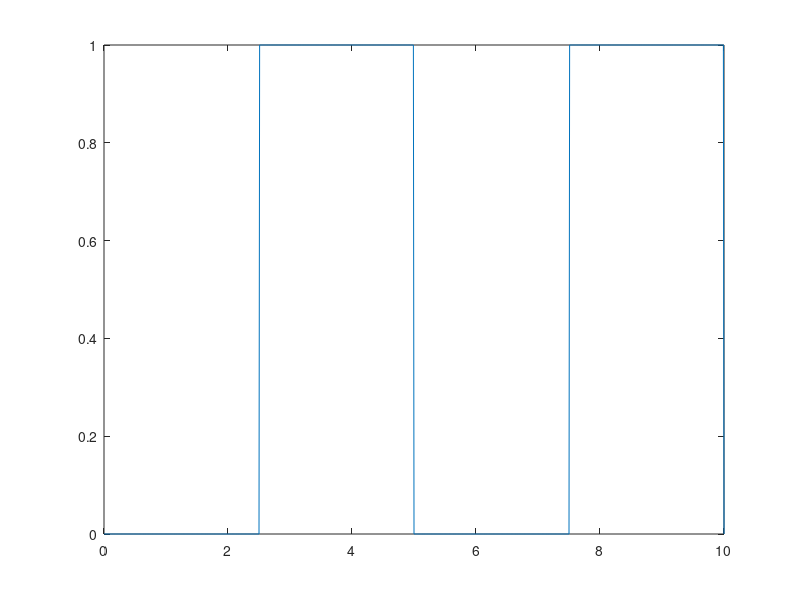

Source code (MATLAB): (Note: this script raises an error after producing the figure.)
m = 1.5392;
g = 9.81;

A = [0 1; 0 0];
B = [0; 1/m];
C = [1 0];
D = [0];
sys = ss(A,B,C,D);

%% Discretize the Linear System
T = 0.01;
A_d = expm(A*T);

fun = @(dt) expm(dt*A);
Aint  = integral(fun,0,T,'AbsTol',1e-8,'RelTol',1e-8,'ArrayValued', true);
B_d = Aint*B;
C_d = C;
D_d = D;

%% Generate Desired Height Profile
t = 0:T:10;
N = numel(t);
r_des = mod(t,t(end)/2)>t(end)/4;
%r_des = ones(size(t));
plot(t,r_des)


%% Formulate Optimization (YALMIP)
x_ = sdpvar(2,N,'full');
u_ = sdpvar(1,N-1); 

objs = 0;
for k = 2:N-1
    objs = objs + (1/2)*(C_d*x_(:,k) - r_des(k))'*(C_d*x_(:,k) - r_des(k));
end


% Initial Condition
cons = [x_(:,1) == [0;0]]; 
for k = 1:N-1
    % Dynamic Constraints
    cons = [cons, x_(:,k+1) == A_d*x_(:,k) + B_d*u_(k)];

    % Input Constraints
    cons = [cons, -m*g <= u_(k) <= 10];

    % State Constraints
    cons = [cons, x_(1,k+1) >= 0]; % Cant go below ground
end

opts = sdpsettings('solver','quadprog');
diagnostics = optimize(cons,objs,opts);

%%
sol_u = m*g + value(u_);
sol_y = C*value(x_);

figure(1)
plot(t,r_des,t,sol_y)
title("Height")
xlabel("t (s)")
ylabel("h (m)")
legend(["$$r(t)$$", "$$y(t)$$"], 'Interpreter','latex')


figure(2)
plot(t(1:end-1),sol_u)
title("Input")
xlabel("t (s)")
ylabel("T (N)")
legend(["$$u^*(t)$$"], 'Interpreter','latex')
